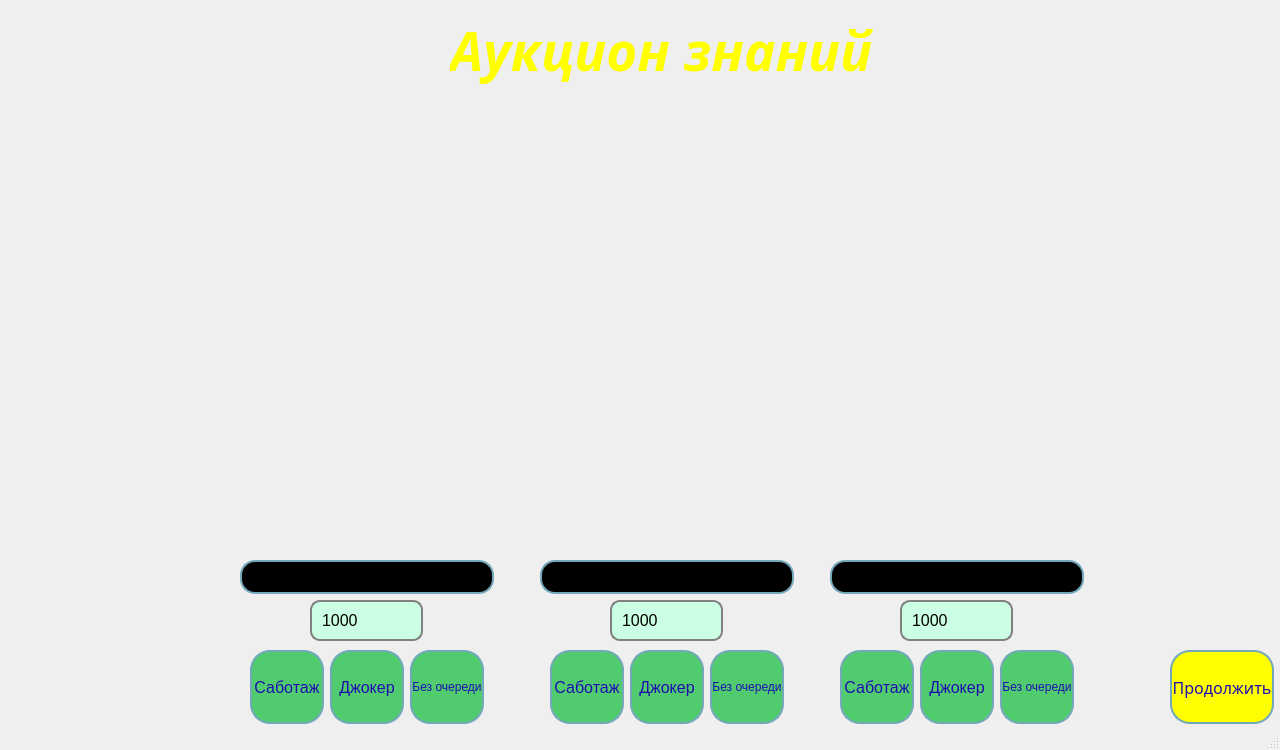
<?xml version="1.0" encoding="UTF-8"?>
<ui version="4.0">
 <class>MainWindow</class>
 <widget class="QMainWindow" name="MainWindow">
  <property name="geometry">
   <rect>
    <x>0</x>
    <y>0</y>
    <width>1280</width>
    <height>750</height>
   </rect>
  </property>
  <property name="sizePolicy">
   <sizepolicy hsizetype="Fixed" vsizetype="Fixed">
    <horstretch>0</horstretch>
    <verstretch>0</verstretch>
   </sizepolicy>
  </property>
  <property name="minimumSize">
   <size>
    <width>1280</width>
    <height>750</height>
   </size>
  </property>
  <property name="maximumSize">
   <size>
    <width>1280</width>
    <height>750</height>
   </size>
  </property>
  <property name="cursor">
   <cursorShape>ArrowCursor</cursorShape>
  </property>
  <property name="windowTitle">
   <string>MainWindow</string>
  </property>
  <widget class="QWidget" name="centralwidget">
   <widget class="QLineEdit" name="lineEdit">
    <property name="geometry">
     <rect>
      <x>310</x>
      <y>600</y>
      <width>113</width>
      <height>41</height>
     </rect>
    </property>
    <property name="font">
     <font>
      <pointsize>-1</pointsize>
     </font>
    </property>
    <property name="styleSheet">
     <string notr="true">QLineEdit{ background-color:rgb(202, 255, 227);
border: 2px solid gray;
border-radius: 10px;
padding: 0 8px;
selection-background-color: darkgray;
font-size: 16px;}
QLineEdit:focus { background-color:rgb(192, 192, 255);}</string>
    </property>
    <property name="text">
     <string>1000</string>
    </property>
   </widget>
   <widget class="QLineEdit" name="lineEdit_2">
    <property name="geometry">
     <rect>
      <x>610</x>
      <y>600</y>
      <width>113</width>
      <height>41</height>
     </rect>
    </property>
    <property name="font">
     <font>
      <pointsize>-1</pointsize>
     </font>
    </property>
    <property name="styleSheet">
     <string notr="true">QLineEdit{ background-color:rgb(202, 255, 227);
border: 2px solid gray;
border-radius: 10px;
padding: 0 8px;
selection-background-color: darkgray;
font-size: 16px;}
QLineEdit:focus { background-color:rgb(192, 192, 255);}</string>
    </property>
    <property name="text">
     <string>1000</string>
    </property>
   </widget>
   <widget class="QLineEdit" name="lineEdit_4">
    <property name="geometry">
     <rect>
      <x>900</x>
      <y>600</y>
      <width>113</width>
      <height>41</height>
     </rect>
    </property>
    <property name="font">
     <font>
      <pointsize>-1</pointsize>
     </font>
    </property>
    <property name="styleSheet">
     <string notr="true">QLineEdit{ background-color:rgb(202, 255, 227);
border: 2px solid gray;
border-radius: 10px;
padding: 0 8px;
selection-background-color: darkgray;
font-size: 16px;}
QLineEdit:focus { background-color:rgb(192, 192, 255);}</string>
    </property>
    <property name="text">
     <string>1000</string>
    </property>
   </widget>
   <widget class="QLabel" name="label">
    <property name="geometry">
     <rect>
      <x>450</x>
      <y>0</y>
      <width>601</width>
      <height>101</height>
     </rect>
    </property>
    <property name="font">
     <font>
      <family>Bahnschrift SemiBold</family>
      <pointsize>40</pointsize>
      <weight>75</weight>
      <italic>true</italic>
      <bold>true</bold>
     </font>
    </property>
    <property name="styleSheet">
     <string notr="true">color: rgb(255, 255, 0);</string>
    </property>
    <property name="text">
     <string>Аукцион знаний</string>
    </property>
   </widget>
   <widget class="QLabel" name="label_2">
    <property name="geometry">
     <rect>
      <x>240</x>
      <y>560</y>
      <width>254</width>
      <height>34</height>
     </rect>
    </property>
    <property name="font">
     <font>
      <pointsize>20</pointsize>
      <weight>75</weight>
      <bold>true</bold>
     </font>
    </property>
    <property name="styleSheet">
     <string notr="true">color : #f0e40a;
background-color: rgb(0, 0, 0);
 border-style: solid;
                                             border-radius:50px;
                                             border-style: solid;
                                             border-width:2px;
                                             border-radius:15px;
                                             border-color: #72a8ba;
                                             max-width:250px;
                                             max-height:30px;
                                             
                                           
                                             min-width:250px;
                                             min-height:30px;</string>
    </property>
    <property name="text">
     <string/>
    </property>
   </widget>
   <widget class="QLabel" name="label_3">
    <property name="geometry">
     <rect>
      <x>540</x>
      <y>560</y>
      <width>254</width>
      <height>34</height>
     </rect>
    </property>
    <property name="font">
     <font>
      <pointsize>20</pointsize>
      <weight>75</weight>
      <bold>true</bold>
     </font>
    </property>
    <property name="styleSheet">
     <string notr="true">color : #f0e40a;
color : #f0e40a;
background-color: rgb(0, 0, 0);
 border-style: solid;
                                             border-radius:50px;
                                             border-style: solid;
                                             border-width:2px;
                                             border-radius:15px;
                                             border-color: #72a8ba;
                                             max-width:250px;
                                             max-height:30px;
                                             
                                           
                                             min-width:250px;
                                             min-height:30px;</string>
    </property>
    <property name="text">
     <string/>
    </property>
   </widget>
   <widget class="QLabel" name="label_4">
    <property name="geometry">
     <rect>
      <x>830</x>
      <y>560</y>
      <width>254</width>
      <height>34</height>
     </rect>
    </property>
    <property name="font">
     <font>
      <pointsize>20</pointsize>
      <weight>75</weight>
      <bold>true</bold>
     </font>
    </property>
    <property name="styleSheet">
     <string notr="true">color : #f0e40a;
color : #f0e40a;
background-color: rgb(0, 0, 0);
 border-style: solid;
                                             border-radius:50px;
                                             border-style: solid;
                                             border-width:2px;
                                             border-radius:15px;
                                             border-color: #72a8ba;
                                             max-width:250px;
                                             max-height:30px;
                                             
                                           
                                             min-width:250px;
                                             min-height:30px;</string>
    </property>
    <property name="text">
     <string/>
    </property>
   </widget>
   <widget class="QPushButton" name="pushButton">
    <property name="geometry">
     <rect>
      <x>250</x>
      <y>650</y>
      <width>74</width>
      <height>74</height>
     </rect>
    </property>
    <property name="font">
     <font>
      <pointsize>12</pointsize>
     </font>
    </property>
    <property name="styleSheet">
     <string notr="true">QPushButton{
                                              color: #1e0eb0;
                                              background-color: #50cc6f;
                                              border-style: solid;
                                             border-radius:50px;
                                             border-style: solid;
                                             border-width:2px;
                                             border-radius:20px;
                                             border-color: #72a8ba;
 max-width:70px;
                                             max-height:70px;
                                             
                                           
                                             min-width:70px;
                                             min-height:70px;
                                            
                                              }</string>
    </property>
    <property name="text">
     <string>Саботаж</string>
    </property>
   </widget>
   <widget class="QPushButton" name="pushButton_2">
    <property name="geometry">
     <rect>
      <x>330</x>
      <y>650</y>
      <width>74</width>
      <height>74</height>
     </rect>
    </property>
    <property name="font">
     <font>
      <pointsize>12</pointsize>
     </font>
    </property>
    <property name="styleSheet">
     <string notr="true">QPushButton{
                                              color: #1e0eb0;
                                              background-color: #50cc6f;
                                              border-style: solid;
                                             border-radius:50px;
                                             border-style: solid;
                                             border-width:2px;
                                             border-radius:20px;
                                             border-color: #72a8ba;
 max-width:70px;
                                             max-height:70px;
                                             
                                            
                                             min-width:70px;
                                             min-height:70px;
                                            
                                              }</string>
    </property>
    <property name="text">
     <string>Джокер</string>
    </property>
   </widget>
   <widget class="QPushButton" name="pushButton_3">
    <property name="geometry">
     <rect>
      <x>410</x>
      <y>650</y>
      <width>74</width>
      <height>74</height>
     </rect>
    </property>
    <property name="font">
     <font>
      <pointsize>9</pointsize>
     </font>
    </property>
    <property name="styleSheet">
     <string notr="true">QPushButton{
                                              color: #1e0eb0;
                                              background-color: #50cc6f;
                                              border-style: solid;
                                             border-radius:50px;
                                             border-style: solid;
                                             border-width:2px;
                                             border-radius:20px;
                                             border-color: #72a8ba;
 max-width:70px;
                                             max-height:70px;
                                             
                                            
                                             min-width:70px;
                                             min-height:70px;
                                            
                                              }</string>
    </property>
    <property name="text">
     <string>Без очереди</string>
    </property>
   </widget>
   <widget class="QPushButton" name="pushButton_4">
    <property name="geometry">
     <rect>
      <x>550</x>
      <y>650</y>
      <width>74</width>
      <height>74</height>
     </rect>
    </property>
    <property name="font">
     <font>
      <pointsize>12</pointsize>
     </font>
    </property>
    <property name="styleSheet">
     <string notr="true">QPushButton{
                                              color: #1e0eb0;
                                              background-color: #50cc6f;
                                              border-style: solid;
                                             border-radius:50px;
                                             border-style: solid;
                                             border-width:2px;
                                             border-radius:20px;
                                             border-color: #72a8ba;
 max-width:70px;
                                             max-height:70px;
                                             
                                            
                                             min-width:70px;
                                             min-height:70px;
                                            
                                              }</string>
    </property>
    <property name="text">
     <string>Саботаж</string>
    </property>
   </widget>
   <widget class="QPushButton" name="pushButton_5">
    <property name="geometry">
     <rect>
      <x>630</x>
      <y>650</y>
      <width>74</width>
      <height>74</height>
     </rect>
    </property>
    <property name="font">
     <font>
      <pointsize>12</pointsize>
     </font>
    </property>
    <property name="styleSheet">
     <string notr="true">QPushButton{
                                              color: #1e0eb0;
                                              background-color: #50cc6f;
                                              border-style: solid;
                                             border-radius:50px;
                                             border-style: solid;
                                             border-width:2px;
                                             border-radius:20px;
                                             border-color: #72a8ba;
 max-width:70px;
                                             max-height:70px;
                                             
                                            
                                             min-width:70px;
                                             min-height:70px;
                                            
                                              }</string>
    </property>
    <property name="text">
     <string>Джокер</string>
    </property>
   </widget>
   <widget class="QPushButton" name="pushButton_6">
    <property name="geometry">
     <rect>
      <x>710</x>
      <y>650</y>
      <width>74</width>
      <height>74</height>
     </rect>
    </property>
    <property name="font">
     <font>
      <pointsize>9</pointsize>
     </font>
    </property>
    <property name="styleSheet">
     <string notr="true">QPushButton{
                                              color: #1e0eb0;
                                              background-color: #50cc6f;
                                              border-style: solid;
                                             border-radius:50px;
                                             border-style: solid;
                                             border-width:2px;
                                             border-radius:20px;
                                             border-color: #72a8ba;
 max-width:70px;
                                             max-height:70px;
                                             
                                            
                                             min-width:70px;
                                             min-height:70px;
                                            
                                              }</string>
    </property>
    <property name="text">
     <string>Без очереди</string>
    </property>
   </widget>
   <widget class="QPushButton" name="pushButton_7">
    <property name="geometry">
     <rect>
      <x>840</x>
      <y>650</y>
      <width>74</width>
      <height>74</height>
     </rect>
    </property>
    <property name="font">
     <font>
      <pointsize>12</pointsize>
     </font>
    </property>
    <property name="styleSheet">
     <string notr="true">QPushButton{
                                              color: #1e0eb0;
                                              background-color: #50cc6f;
                                              border-style: solid;
                                             border-radius:50px;
                                             border-style: solid;
                                             border-width:2px;
                                             border-radius:20px;
                                             border-color: #72a8ba;
 max-width:70px;
                                             max-height:70px;
                                             
                                            
                                             min-width:70px;
                                             min-height:70px;
                                            
                                              }</string>
    </property>
    <property name="text">
     <string>Саботаж</string>
    </property>
   </widget>
   <widget class="QPushButton" name="pushButton_8">
    <property name="geometry">
     <rect>
      <x>920</x>
      <y>650</y>
      <width>74</width>
      <height>74</height>
     </rect>
    </property>
    <property name="font">
     <font>
      <pointsize>12</pointsize>
     </font>
    </property>
    <property name="styleSheet">
     <string notr="true">QPushButton{
                                              color: #1e0eb0;
                                              background-color: #50cc6f;
                                              border-style: solid;
                                             border-radius:50px;
                                             border-style: solid;
                                             border-width:2px;
                                             border-radius:20px;
                                             border-color: #72a8ba;
 max-width:70px;
                                             max-height:70px;
                                             
                                            
                                             min-width:70px;
                                             min-height:70px;
                                            
                                              }</string>
    </property>
    <property name="text">
     <string>Джокер</string>
    </property>
   </widget>
   <widget class="QPushButton" name="pushButton_9">
    <property name="geometry">
     <rect>
      <x>1000</x>
      <y>650</y>
      <width>74</width>
      <height>74</height>
     </rect>
    </property>
    <property name="font">
     <font>
      <pointsize>9</pointsize>
     </font>
    </property>
    <property name="styleSheet">
     <string notr="true">QPushButton{
                                              color: #1e0eb0;
                                              background-color: #50cc6f;
                                              border-style: solid;
                                             border-radius:50px;
                                             border-style: solid;
                                             border-width:2px;
                                             border-radius:20px;
                                             border-color: #72a8ba;
 max-width:70px;
                                             max-height:70px;
                                             
                                            
                                             min-width:70px;
                                             min-height:70px;
                                            
                                              }</string>
    </property>
    <property name="text">
     <string>Без очереди</string>
    </property>
   </widget>
   <widget class="QPushButton" name="pushButton_13">
    <property name="geometry">
     <rect>
      <x>1170</x>
      <y>650</y>
      <width>104</width>
      <height>74</height>
     </rect>
    </property>
    <property name="font">
     <font>
      <family>Moscow Sans Regular</family>
      <pointsize>12</pointsize>
     </font>
    </property>
    <property name="styleSheet">
     <string notr="true">QPushButton{
                                              color: #1e0eb0;
                                              background-color: yellow;
                                              border-style: solid;
                                             border-radius:50px;
                                             border-style: solid;
                                             border-width:2px;
                                             border-radius:20px;
                                             border-color: #72a8ba;
                                            max-width:100px;
                                             max-height:70px;
                                             
                                            
                                             min-width:100px;
                                             min-height:70px;
                                            
                                              }</string>
    </property>
    <property name="text">
     <string>Продолжить</string>
    </property>
   </widget>
  </widget>
  <widget class="QStatusBar" name="statusbar"/>
 </widget>
 <resources/>
 <connections/>
</ui>
